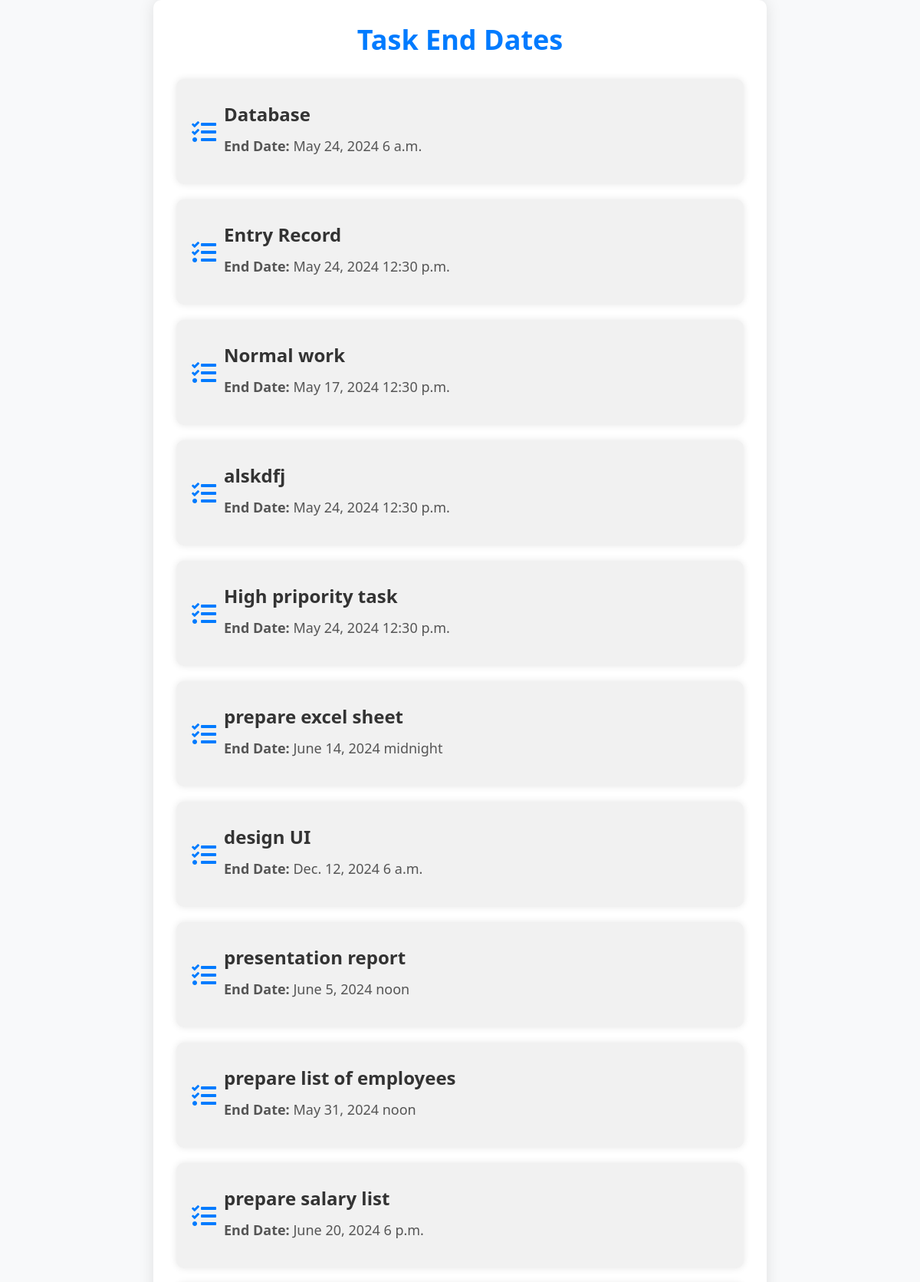
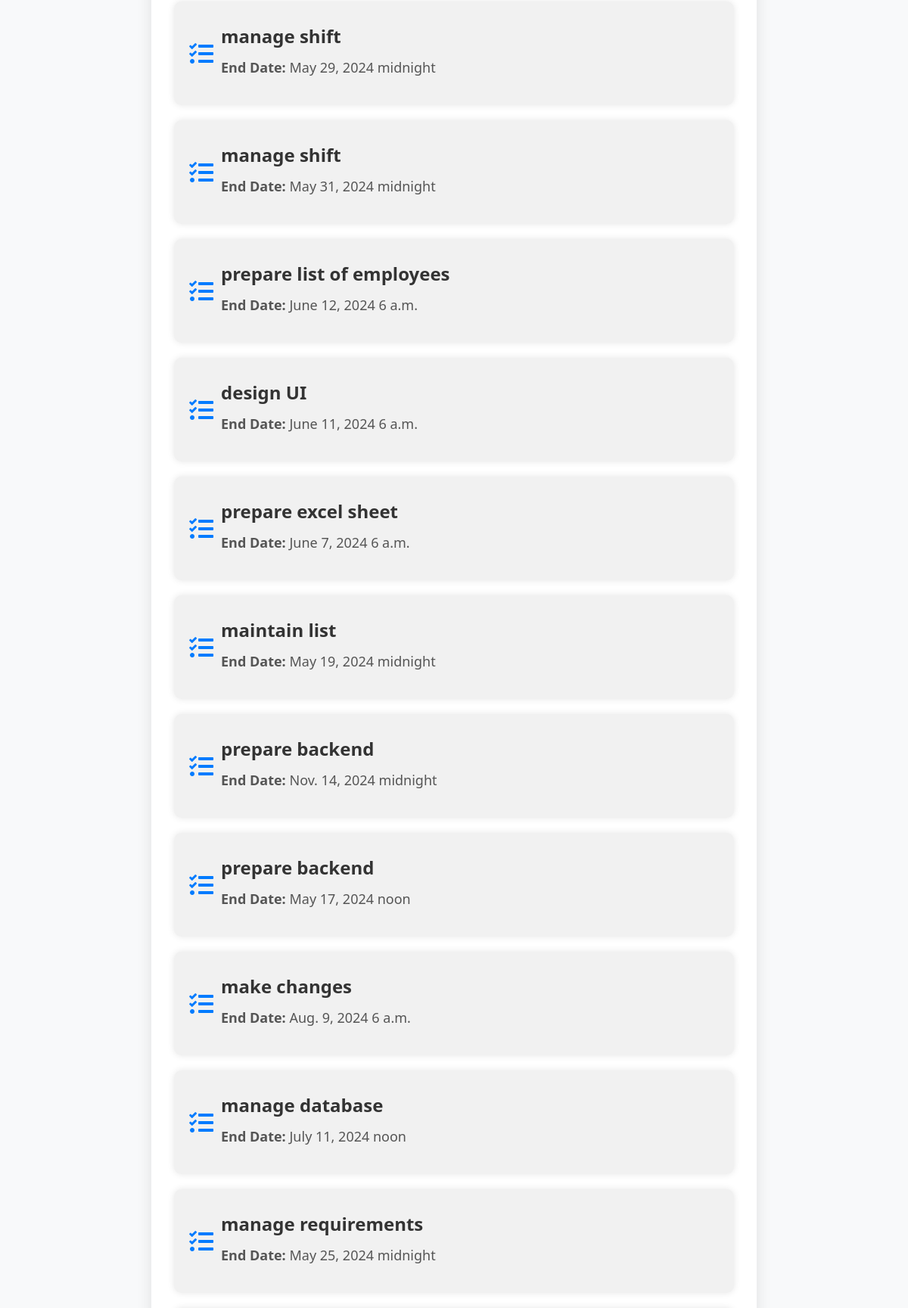
Screenshot of /AdminDashboard/task-end-dates/ (upper part) with the database file from the repository (2 pictures, top to bottom).
### ETMDAPP/models.py (models this page shows, shortened)
class Task(models.Model):
    PRIORITY_CHOICES = [
        ('Low', 'Low'),
        ('Medium', 'Medium'),
        ('High', 'High'),
    ]
    CATEGORY_CHOICES = [
        ('Work', 'Work'),
        ('Personal', 'Personal'),
        ('Errands', 'Errands'),
    ]
    title = models.CharField(max_length=100)
    description = models.TextField()
    assigned_to = models.ForeignKey(Employee, on_delete=models.CASCADE)
    deadline_date = models.DateField()
    deadline_time = models.TimeField()
    email = models.EmailField()
    created_at = models.DateTimeField(default=timezone.now)
    priority = models.CharField(
        max_length=10, choices=PRIORITY_CHOICES, default='Medium')
    category = models.CharField(
        max_length=20, choices=CATEGORY_CHOICES, default='Work')

### ETMDAPP/views.py (the view)
# urls.py: path('AdminDashboard/task-end-dates/', views.task_end_dates, name='task_end_dates'),
def task_end_dates(request):
    tasks = Task.objects.all()
    return render(request, 'taskenddate.html', {'tasks': tasks})

### ETMDAPP/templates/taskenddate.html (shortened to what this page needs)
<!DOCTYPE html>
<html lang="en">
<head>
    <link href="https://cdnjs.cloudflare.com/ajax/libs/twitter-bootstrap/5.3.0/css/bootstrap.min.css" rel="stylesheet">
    <link href="https://cdnjs.cloudflare.com/ajax/libs/font-awesome/5.15.4/css/all.min.css" rel="stylesheet">
</head>
<body>
    <div class="container">
        <h1>Task End Dates</h1>
        <ul class="task-list">
            {% for task in tasks %}
            <li class="task-item">
                <div class="d-flex align-items-center">
                    <i class="fas fa-tasks task-icon"></i>
                    <div>
                        <p class="task-title">{{ task.title }}</p>
                        <p class="end-date"><strong>End Date:</strong> {{ task.deadline_date }} {{ task.deadline_time }}</p>
                    </div>
                </div>
            </li>
            {% endfor %}
        </ul>
    </div>
</body>
</html>

### ETMDAPP/templates/taskenddate.html (style rules this page uses)
body { color: #333; font-family: 'Segoe UI', Tahoma, Geneva, Verdana, sans-serif; background-color: #f8f9fa; }
.container { max-width: 800px; margin: 0 auto; padding: 30px; border-radius: 10px; background-color: #fff; box-shadow: 0 0 20px rgba(0, 0, 0, 0.1); }
h1 { font-size: 36px; font-weight: bold; text-align: center; margin-bottom: 30px; color: #007bff; }
.task-list { list-style-type: none; padding: 0; }
.task-item { margin-bottom: 20px; padding: 20px; border-radius: 10px; background-color: #f1f1f1; box-shadow: 0 0 10px rgba(0, 0, 0, 0.1); transition: transform 0.3s ease; }
.task-title { font-size: 24px; font-weight: bold; margin-bottom: 10px; color: #333; }
.task-icon { font-size: 32px; color: #007bff; margin-right: 10px; }
.end-date { font-size: 18px; color: #555; }
.task-item { animation: fadeInUp 0.5s ease; }

### rows the page displays
Task: title "Database", deadline_date "May 24, 2024", deadline_time "6 a.m."
Task: title "Entry Record", deadline_date "May 24, 2024", deadline_time "12:30 p.m."
Task: title "Normal work", deadline_date "May 17, 2024", deadline_time "12:30 p.m."
Task: title "alskdfj", deadline_date "May 24, 2024", deadline_time "12:30 p.m."
Task: title "High pripority task", deadline_date "May 24, 2024", deadline_time "12:30 p.m."
Task: title "prepare excel sheet", deadline_date "June 14, 2024", deadline_time "midnight"
Task: title "design UI", deadline_date "Dec. 12, 2024", deadline_time "6 a.m."
Task: title "presentation report", deadline_date "June 5, 2024", deadline_time "noon"
Task: title "prepare list of employees", deadline_date "May 31, 2024", deadline_time "noon"
Task: title "prepare salary list", deadline_date "June 20, 2024", deadline_time "6 p.m."
Task: title "manage shift", deadline_date "May 29, 2024", deadline_time "midnight"
Task: title "manage shift", deadline_date "May 31, 2024", deadline_time "midnight"
Task: title "prepare list of employees", deadline_date "June 12, 2024", deadline_time "6 a.m."
Task: title "design UI", deadline_date "June 11, 2024", deadline_time "6 a.m."
Task: title "prepare excel sheet", deadline_date "June 7, 2024", deadline_time "6 a.m."
Task: title "maintain list", deadline_date "May 19, 2024", deadline_time "midnight"
Task: title "prepare backend", deadline_date "Nov. 14, 2024", deadline_time "midnight"
Task: title "prepare backend", deadline_date "May 17, 2024", deadline_time "noon"
Task: title "make changes", deadline_date "Aug. 9, 2024", deadline_time "6 a.m."
Task: title "manage database", deadline_date "July 11, 2024", deadline_time "noon"
Task: title "manage requirements", deadline_date "May 25, 2024", deadline_time "midnight"
